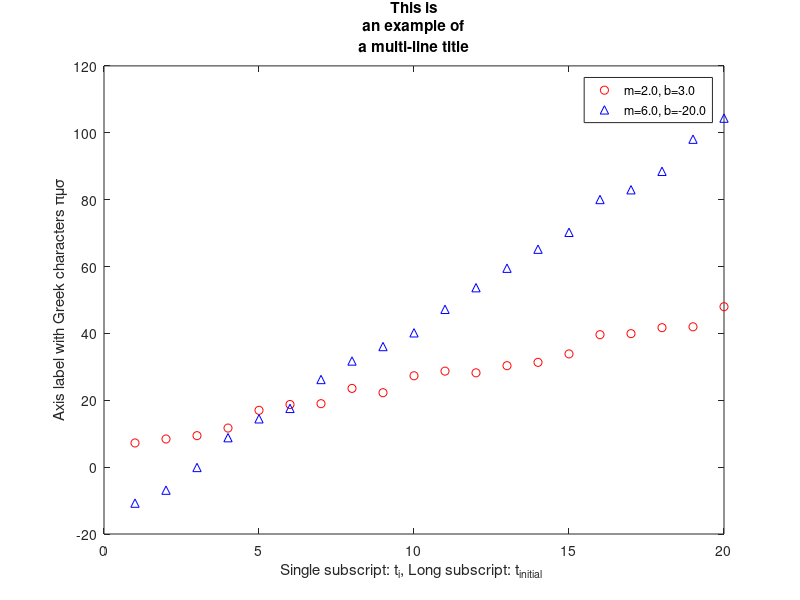

MATLAB code to generate this figure: (Note: this script raises an error after producing the figure.)
x = (1:20)';

m1 = 2; 
b1 = 3;
y1 = m1*x + b1 + 5*rand(size(x));

m2 = 6; 
b2 = -20;
y2 = m2*x + b2 + 5*rand(size(x));

figure;
label1 = ['m=', num2str(m1, '%.1f'), ', b=', num2str(b1, '%.1f')]; % One example of how to build a label string
label2 = sprintf('m=%.1f, b=%.1f', m2, b2);                        % A simpler way of building a label string
plot(x, y1, 'ro', 'DisplayName', label1);
hold on;
plot(x, y2, 'b^', 'DisplayName', label2);
title({'This is', 'an example of', 'a multi-line title'})
xlabel('Single subscript: t_i, Long subscript: t_{initial} ')
ylabel({'Axis label with Greek characters \pi\mu\sigma'});
legend('Location', 'Best');
improvePlot;